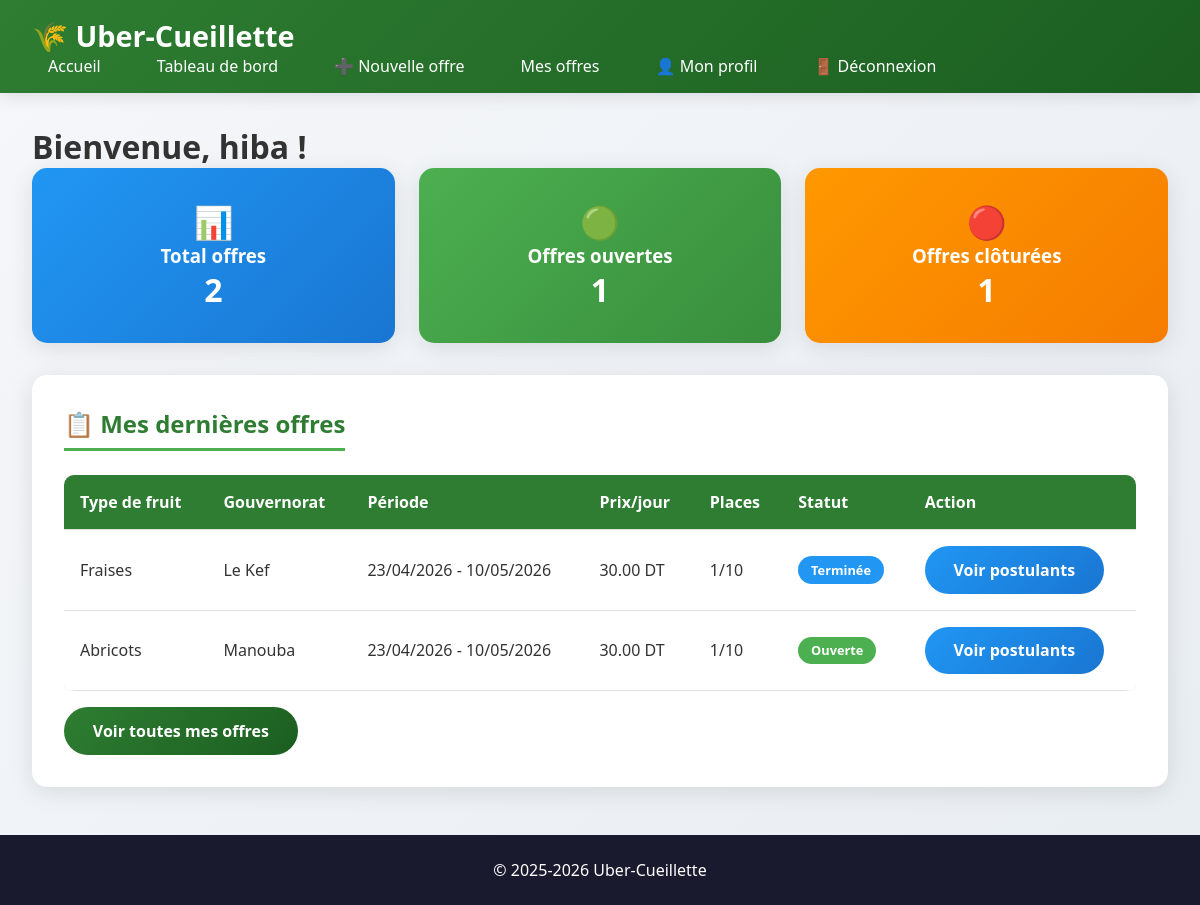
The page /dashboard_agriculteur.php (signed in) on the database its author committed.
### tables this page shows
CREATE TABLE IF NOT EXISTS `offres` (
  `id` int NOT NULL AUTO_INCREMENT,
  `agriculteur_id` int NOT NULL,
  `type_fruit` varchar(50) NOT NULL,
  `gouvernorat` varchar(50) NOT NULL,
  `adresse_recolte` text NOT NULL,
  `date_debut` date NOT NULL,
  `date_fin` date NOT NULL,
  `nb_ouvriers_demandes` int NOT NULL,
  `nb_ouvriers_acceptes` int DEFAULT '0',
  `prix_journee` decimal(10,2) NOT NULL,
  `date_limite_postulation` date NOT NULL,
  `statut` enum('ouverte','cloturee','terminee') DEFAULT 'ouverte',
  `date_creation` timestamp NOT NULL DEFAULT CURRENT_TIMESTAMP,
  PRIMARY KEY (`id`),
  KEY `agriculteur_id` (`agriculteur_id`)
);

### dashboard_agriculteur.php (the view, shortened to what this page needs)
<?php
require_once 'config.php';
$agriculteur_id = $_SESSION['user_id'];
$sql_stats = "SELECT
    COUNT(*) as total_offres,
    SUM(CASE WHEN statut = 'ouverte' THEN 1 ELSE 0 END) as offres_ouvertes,
    SUM(CASE WHEN statut = 'cloturee' THEN 1 ELSE 0 END) as offres_cloturees,
    SUM(CASE WHEN statut = 'terminee' THEN 1 ELSE 0 END) as offres_terminees
    FROM offres WHERE agriculteur_id = :id";
$stmt = $conn->prepare($sql_stats);
$stmt->execute([':id' => $agriculteur_id]);
$stats = $stmt->fetch();
$sql_offres = "SELECT * FROM offres WHERE agriculteur_id = :id ORDER BY date_creation DESC LIMIT 5";
$stmt = $conn->prepare($sql_offres);
$stmt->execute([':id' => $agriculteur_id]);
$offres = $stmt->fetchAll();
?>
<!DOCTYPE html>
<html lang="fr">
<head>
    <link rel="stylesheet" href="style.css">
</head>
<body>
    <header>
        <div class="header-container">
            <div class="logo">
                <h1>🌾 Uber-Cueillette</h1>
            </div>
            <nav>
                <ul>
                    <li><a href="index.php">Accueil</a></li>
                    <li><a href="dashboard_agriculteur.php">Tableau de bord</a></li>
                    <li><a href="ajouter_offre.php">➕ Nouvelle offre</a></li>
                    <li><a href="mes_offres.php">Mes offres</a></li>
                    <li><a href="profil.php">👤 Mon profil</a></li>
                    <li><a href="logout.php">🚪 Déconnexion</a></li>
                </ul>
            </nav>
        </div>
    </header>
    <div class="container">
        <h1>Bienvenue, <?= htmlspecialchars($_SESSION['user_pseudo']) ?> !</h1>
        <div class="row">
            <div class="col">
                <div class="card" style="text-align: center; background: linear-gradient(135deg, #2196f3, #1976d2); color: white;">
                    <div style="font-size: 2rem;">📊</div>
                    <h3 style="color: white;">Total offres</h3>
                    <p style="font-size: 2rem; font-weight: bold;"><?= $stats['total_offres'] ?></p>
                </div>
            </div>
            <div class="col">
                <div class="card" style="text-align: center; background: linear-gradient(135deg, #4caf50, #388e3c); color: white;">
                    <div style="font-size: 2rem;">🟢</div>
                    <h3 style="color: white;">Offres ouvertes</h3>
                    <p style="font-size: 2rem; font-weight: bold;"><?= $stats['offres_ouvertes'] ?></p>
                </div>
            </div>
            <div class="col">
                <div class="card" style="text-align: center; background: linear-gradient(135deg, #ff9800, #f57c00); color: white;">
                    <div style="font-size: 2rem;">🔴</div>
                    <h3 style="color: white;">Offres clôturées</h3>
                    <p style="font-size: 2rem; font-weight: bold;"><?= $stats['offres_cloturees'] + $stats['offres_terminees'] ?></p>
                </div>
            </div>
        </div>
        <div class="card">
            <h2>📋 Mes dernières offres</h2>
            <?php if(count($offres) > 0): ?>
                <div class="table-container">
                    <table>
                        <thead>
                            <tr><th>Type de fruit</th><th>Gouvernorat</th><th>Période</th><th>Prix/jour</th><th>Places</th><th>Statut</th><th>Action</th></tr>
                        </thead>
                        <tbody>
                            <?php foreach($offres as $offre): ?>
                                <tr>
                                    <td><?= htmlspecialchars($offre['type_fruit']) ?></td>
                                    <td><?= htmlspecialchars($offre['gouvernorat']) ?></td>
                                    <td><?= date('d/m/Y', strtotime($offre['date_debut'])) ?> - <?= date('d/m/Y', strtotime($offre['date_fin'])) ?></td>
                                    <td><?= $offre['prix_journee'] ?> DT</td>
                                    <td><?= $offre['nb_ouvriers_acceptes'] ?>/<?= $offre['nb_ouvriers_demandes'] ?></td>
                                    <td>
                                        <?php if($offre['statut'] == 'ouverte'): ?>
                                            <span class="badge badge-success">Ouverte</span>
                                        <?php elseif($offre['statut'] == 'cloturee'): ?>
                                            <span class="badge badge-warning">Clôturée</span>
                                        <?php else: ?>
                                            <span class="badge badge-info">Terminée</span>
                                        <?php endif; ?>
                                    </td>
                                    <td>
                                        <a href="voir_postulants.php?id=<?= $offre['id'] ?>" class="btn btn-info btn-sm">Voir postulants</a>
                                    </td>
                                </tr>
                            <?php endforeach; ?>
                        </tbody>
                    </table>
                </div>
                <div style="margin-top: 1rem;">
                    <a href="mes_offres.php" class="btn btn-primary">Voir toutes mes offres</a>
                </div>
            <?php else: ?>
                <p>Vous n'avez pas encore créé d'offre.</p>
                <a href="ajouter_offre.php" class="btn btn-primary">Créer ma première offre</a>
            <?php endif; ?>
        </div>
    </div>
    <footer>
        <p>&copy; 2025-2026 Uber-Cueillette</p>
    </footer>
</body>
</html>

### style.css (style rules this page uses)
* { margin: 0; padding: 0; box-sizing: border-box; }
body { font-family: 'Segoe UI', Tahoma, Geneva, Verdana, sans-serif; background: linear-gradient(135deg, #f5f7fa 0%, #e8edf2 100%); min-height: 100vh; color: #333; }
header { background: linear-gradient(135deg, #2e7d32 0%, #1b5e20 100%); color: white; padding: 1rem 2rem; box-shadow: 0 4px 15px rgba(0,0,0,0.1); }
.header-container { max-width: 1400px; margin: 0 auto; display: flex; justify-content: space-between; align-items: center; flex-wrap: wrap; }
.logo h1 { font-size: 1.8rem; font-weight: 700; }
nav ul { list-style: none; display: flex; gap: 1.5rem; flex-wrap: wrap; }
nav ul li a { color: white; text-decoration: none; font-weight: 500; padding: 0.5rem 1rem; border-radius: 25px; transition: all 0.3s ease; }
.container { max-width: 1400px; margin: 2rem auto; padding: 0 2rem; }
.card { background: white; border-radius: 15px; box-shadow: 0 5px 25px rgba(0,0,0,0.1); padding: 2rem; margin-bottom: 2rem; transition: transform 0.3s ease, box-shadow 0.3s ease; }
.card h2 { color: #2e7d32; margin-bottom: 1.5rem; border-bottom: 3px solid #4caf50; padding-bottom: 0.5rem; display: inline-block; }
.btn { display: inline-block; padding: 0.8rem 1.8rem; border: none; border-radius: 25px; font-size: 1rem; font-weight: 600; cursor: pointer; transition: all 0.3s ease; text-decoration: none; text-align: center; }
.btn-primary { background: linear-gradient(135deg, #2e7d32, #1b5e20); color: white; }
.btn-info { background: linear-gradient(135deg, #2196f3, #1976d2); color: white; }
.table-container { overflow-x: auto; }
table { width: 100%; border-collapse: collapse; background: white; border-radius: 10px; overflow: hidden; box-shadow: 0 2px 10px rgba(0,0,0,0.05); }
th, td { padding: 1rem; text-align: left; border-bottom: 1px solid #e0e0e0; }
th { background: #2e7d32; color: white; font-weight: 600; }
.badge { display: inline-block; padding: 0.3rem 0.8rem; border-radius: 20px; font-size: 0.8rem; font-weight: 600; }
.badge-success { background: #4caf50; color: white; }
.badge-info { background: #2196f3; color: white; }
.row { display: flex; flex-wrap: wrap; gap: 1.5rem; }
.col { flex: 1; min-width: 250px; }
footer { background: #1a1a2e; color: white; text-align: center; padding: 1.5rem; margin-top: 3rem; }

### rows shown on the page
offres: type_fruit "Fraises", gouvernorat "Le Kef", date_debut "23/04/2026", date_fin "10/05/2026", prix_journee "30.00", nb_ouvriers_acceptes "1", nb_ouvriers_demandes "10", statut "Terminée"
offres: type_fruit "Abricots", gouvernorat "Manouba", date_debut "23/04/2026", date_fin "10/05/2026", prix_journee "30.00", nb_ouvriers_acceptes "1", nb_ouvriers_demandes "10", statut "Ouverte"

### other values the page prints
$_SESSION['user_pseudo'] "hiba"
$stats['total_offres'] "2"
$stats['offres_ouvertes'] "1"
$stats['offres_cloturees'] + $stats['offres_terminees'] "1"
